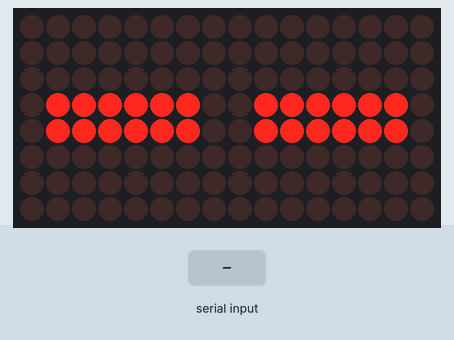
Recording of a sketch running on a simulated Arduino Uno, built with avr-gcc and run on an emulated ATmega328P. Shown: 16×8 LED matrix. The test bench sets the inputs (shaded band).

Above: at 1.2 s.
1.3 s: "<90,45>" received over Serial
At 2.0 s:
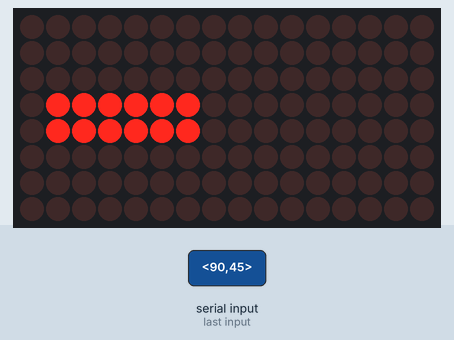
2.8 s: "<30,150>" received over Serial
At 4.0 s:
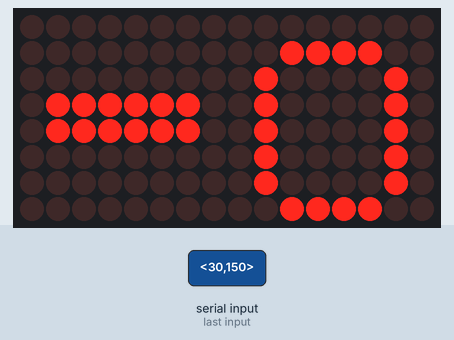
4.3 s: "<5>" received over Serial
At 5.4 s:
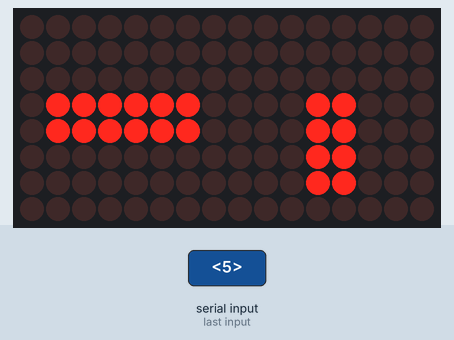
5.8 s: "<200>" received over Serial
At 6.5 s:
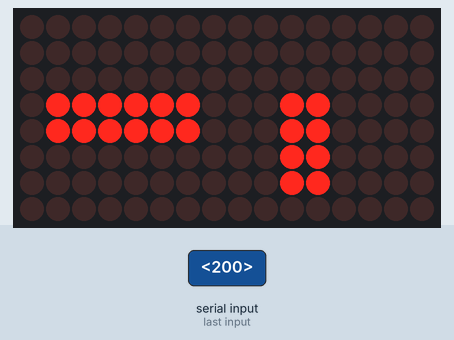
7.3 s: "<1,90>" received over Serial
At 7.6 s:
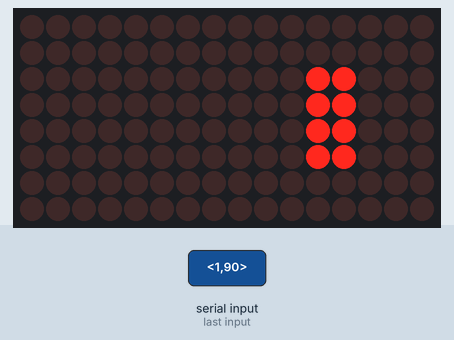
8.8 s: "<5>" received over Serial
At 9.9 s:
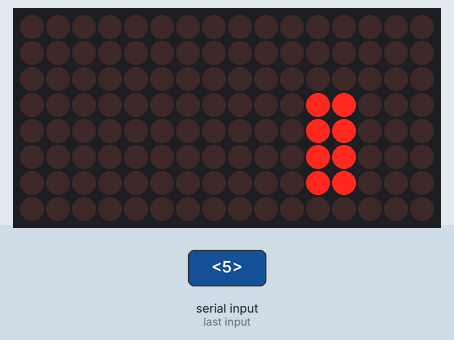
Timing chart, 0 to 11.3 s (numbered marks = the images above; inputs shaded):
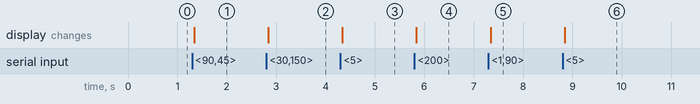

The sketch:

SerialRead.ino
```cpp
#include <LedControl.h>

//Data can be sent as strings like 1,2,3


const int DIN_PIN = 11;
const int CS_PIN = 3;
const int CLK_PIN = 13;

const uint64_t IMAGES[] = {
  0x0000007e7e000000,
  0x0000181818180000,
  0x0000001818181800,
  0x0000000018181818,
  0x0000000000181818,
  0x0018181818000000,
  0x1818181800000000,
  0x1818180000000000,
  0x00000c0c0c0c0000,
  0x0000060606060000,
  0x0000030303030000,
  0x0000303030300000,
  0x0000606060600000,
  0x0000c0c0c0c00000,
  0x0000000c0c0c0c00,
  0x0000000006060606,
  0x0000000000030303,
  0x0000003030303000,
  0x0000000060606060,
  0x0000000000c0c0c0,
  0x000c0c0c0c000000,
  0x0606060600000000,
  0x0303030000000000,
  0x0030303030000000,
  0x6060606000000000,
  0xc0c0c00000000000,
  0x1824424242424200,
  0xe7dbbdbdbdbdbdff,
  0x4222121e22221e00,
  0xbdddede1dddde1ff,
  0x3c42424242423c00,
  0xc3bdbdbdbdbdc3ff,
  0x4262724a46464200,
  0xbd9d8db5b9b9bdff
};
const int IMAGES_LEN = sizeof(IMAGES) / 8;

int currImgL = 0;
int currImgR = 0;

LedControl display = LedControl(DIN_PIN, CLK_PIN, CS_PIN, 2);

const byte numChars = 8;
char receivedChars[numChars];

boolean newData = false;

String strL, strR;

void setup() {
  display.clearDisplay(0);
  display.clearDisplay(1);
  display.shutdown(0, false);
  display.shutdown(1, false);
  display.setIntensity(0, 10);
  display.setIntensity(1, 10);

  Serial.begin(9600);  // you can set it to other baud rates also

  while (!Serial) {
    ;  // wait for serial port to connect. Needed for native USB port only
  }
}

void displayImageR(uint64_t image) {
  for (int i = 0; i < 8; i++) {
    byte row = (image >> i * 8) & 0xFF;
    for (int j = 0; j < 8; j++) {
      display.setLed(0, i, j, bitRead(row, j));
    }
  }
}

void displayImage(uint64_t image) {
  for (int i = 0; i < 8; i++) {
    byte row = (image >> i * 8) & 0xFF;
    for (int j = 0; j < 8; j++) {
      display.setLed(1, i, j, bitRead(row, j));
    }
  }
}

void loop() {
  displayImage(IMAGES[currImgL]);
  displayImageR(IMAGES[currImgR]);

  recvWithStartEndMarkers();
}

void recvWithStartEndMarkers() {
  static boolean recvInProgress = false;
  static byte ndx = 0;
  char startMarker = '<';
  char endMarker = '>';
  char rc;

  while (Serial.available() > 0 && newData == false) {
    rc = Serial.read();

    if (recvInProgress == true) {
      if (rc != endMarker) {
        receivedChars[ndx] = rc;
        ndx++;
        if (ndx >= numChars) {
          ndx = numChars - 1;
        }
      } else {
        receivedChars[ndx] = '\0';  // terminate the string
        recvInProgress = false;
        ndx = 0;
        newData = true;
      }
    }
    else if (rc == startMarker) {
      recvInProgress = true;
    }
  }

  if (newData == true) {
    strL += receivedChars[0];
    strL += receivedChars[1];
    strR += receivedChars[2];
    strR += receivedChars[3];
    currImgL = strL.toInt();
    currImgR = strR.toInt();
    newData = false;
    strL = "";
    strR = "";
  }
}
```

Measured:
- after the input at 1.3 s, the display: changes at once (image 1)
- after the input at 2.8 s, the display: changes at once (image 2)
- after the input at 4.3 s, the display: changes at once (image 3)
- after the input at 5.8 s, the display: changes at once (image 4)
- after the input at 7.3 s, the display: changes at once (image 5)
- after the input at 8.8 s, the display: changes at once (image 6)
